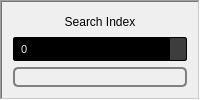
              <widget class="QFrame" name="frame_14">
               <property name="minimumSize">
                <size>
                 <width>0</width>
                 <height>0</height>
                </size>
               </property>
               <property name="maximumSize">
                <size>
                 <width>16777215</width>
                 <height>1677777</height>
                </size>
               </property>
               <property name="styleSheet">
                <string notr="true"/>
               </property>
               <property name="frameShape">
                <enum>QFrame::WinPanel</enum>
               </property>
               <property name="frameShadow">
                <enum>QFrame::Sunken</enum>
               </property>
               <layout class="QGridLayout" name="gridLayout_7">
                <item row="2" column="1">
                 <widget class="QSpinBox" name="img_index_number">
                  <property name="sizePolicy">
                   <sizepolicy hsizetype="Preferred" vsizetype="Preferred">
                    <horstretch>0</horstretch>
                    <verstretch>0</verstretch>
                   </sizepolicy>
                  </property>
                  <property name="minimumSize">
                   <size>
                    <width>0</width>
                    <height>0</height>
                   </size>
                  </property>
                  <property name="maximumSize">
                   <size>
                    <width>16777215</width>
                    <height>16777215</height>
                   </size>
                  </property>
                  <property name="baseSize">
                   <size>
                    <width>150</width>
                    <height>0</height>
                   </size>
                  </property>
                  <property name="font">
                   <font>
                    <family>MS Shell Dlg 2</family>
                    <pointsize>8</pointsize>
                    <weight>9</weight>
                    <italic>false</italic>
                    <bold>false</bold>
                   </font>
                  </property>
                  <property name="autoFillBackground">
                   <bool>false</bool>
                  </property>
                  <property name="styleSheet">
                   <string notr="true">QSpinBox, QDoubleSpinBox, QDateTimeEdit {
    background-color: rgb(0, 0, 0) /*bg_gen*/;
    color: rgb(238, 238, 238) /*txt*/;
    border: 1px solid #000;
    padding: 3px;
    padding-left: 5px;
    border-radius: 2px;
}

QDoubleSpinBox::up-button, QSpinBox::up-button, QDateTimeEdit::up-button {
    border-top-right-radius: 2px;
    background-color: rgb(59, 61, 62) /*bg_alt*/;
    width: 16px;
    border-width: 1px;
}

QDoubleSpinBox::up-button:hover, QSpinBox::up-button:hover, QDateTimeEdit::up-button:hover {
    background-color: orange;
}

QDoubleSpinBox::up-button:pressed, QSpinBox::up-button:pressed, QDateTimeEdit::up-button:pressed {
    background-color: red;
}

QDoubleSpinBox::up-arrow, QSpinBox::up-arrow, QDateTimeEdit::up-arrow {
    image: url(:/16x16/icons/16x16/up.gif);
    width: 7px;
    height: 7px;
}

QDoubleSpinBox::down-button, QSpinBox::down-button, QDateTimeEdit::down-button {
    border-bottom-right-radius: 2px;
    background-color: rgb(59, 61, 62) /*bg_alt*/;
    width: 16px;
    border-width: 1px;
}

QDoubleSpinBox::down-button:hover, QSpinBox::down-button:hover, QDateTimeEdit::down-button:hover {
    background-color: orange;
}

QDoubleSpinBox::down-button:pressed, QSpinBox::down-button:pressed, QDateTimeEdit::down-button:pressed {
    background-color: red;
}

QDoubleSpinBox::down-arrow, QSpinBox::down-arrow, QDateTimeEdit::down-arrow {
    image: url(:/16x16/icons/16x16/down.gif);
    width: 7px;
    height: 7px;
}</string>
                  </property>
                  <property name="locale">
                   <locale language="English" country="UnitedStates"/>
                  </property>
                  <property name="buttonSymbols">
                   <enum>QAbstractSpinBox::PlusMinus</enum>
                  </property>
                  <property name="showGroupSeparator" stdset="0">
                   <bool>false</bool>
                  </property>
                  <property name="maximum">
                   <number>999999</number>
                  </property>
                 </widget>
                </item>
                <item row="0" column="1">
                 <widget class="QLabel" name="label_29">
                  <property name="maximumSize">
                   <size>
                    <width>16777215</width>
                    <height>16777215</height>
                   </size>
                  </property>
                  <property name="text">
                   <string>Search Index</string>
                  </property>
                  <property name="alignment">
                   <set>Qt::AlignCenter</set>
                  </property>
                 </widget>
                </item>
                <item row="3" column="1">
                 <widget class="QLabel" name="total_images">
                  <property name="sizePolicy">
                   <sizepolicy hsizetype="Preferred" vsizetype="Preferred">
                    <horstretch>0</horstretch>
                    <verstretch>0</verstretch>
                   </sizepolicy>
                  </property>
                  <property name="minimumSize">
                   <size>
                    <width>0</width>
                    <height>0</height>
                   </size>
                  </property>
                  <property name="maximumSize">
                   <size>
                    <width>16777215</width>
                    <height>1677777</height>
                   </size>
                  </property>
                  <property name="styleSheet">
                   <string notr="true">QLabel {
    border: 2px solid grey;
    border-radius: 5px;
    text-align: center;
    background-color: qlineargradient(x1:0, y1:0, x2:1, y2:1,
        stop:0 #eeeeee, stop:1 #dddddd);
    padding: 1px;
}

QLabel:hover {
    background-color: qlineargradient(x1:0, y1:0, x2:1, y2:1,
        stop:0 #FFA500, stop:1 #0088cc);
    border-radius: 5px;
}</string>
                  </property>
                  <property name="text">
                   <string/>
                  </property>
                 </widget>
                </item>
               </layout>
              </widget>
